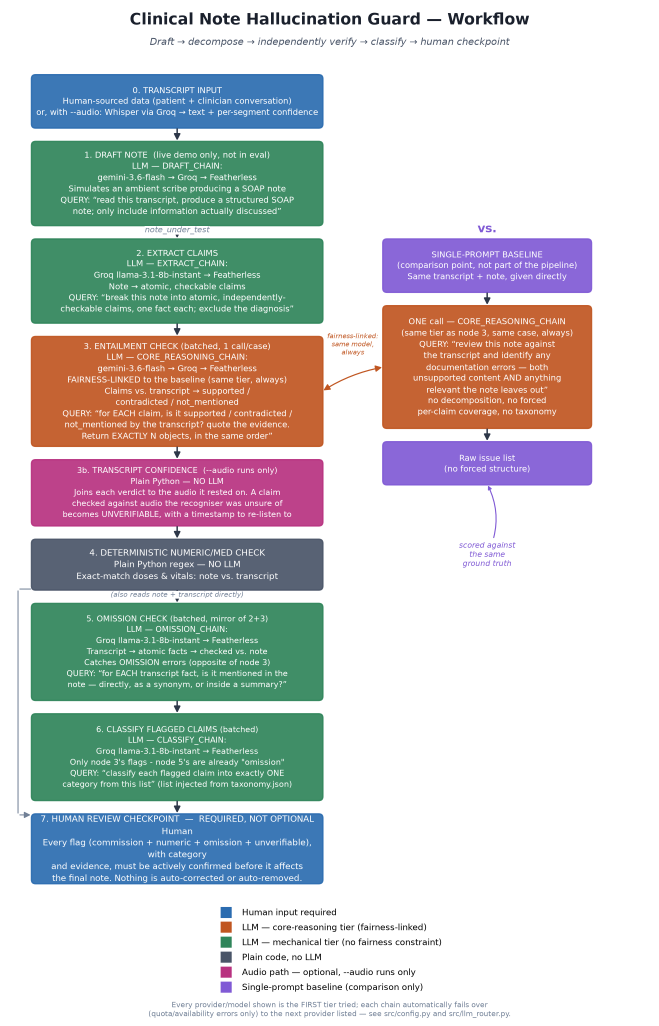
#> input picture docs/workflow_flowchart.png, 1977 x 3076 px (shown at 1/3 size)
$ python -i render_flowchart.py   (imports and definitions only)
#> lines starting #> are read from the running program, lines starting #| are printed output that depends on the picture
"""
Renders docs/workflow_flowchart.html to docs/workflow_flowchart.png - the
workflow diagram used in the project documentation and submission.

The diagram is authored as HTML/CSS and rendered by whichever Chromium-based
browser is already installed, at 2x device scale so the small print (the
verbatim QUERY lines, which show exactly what is asked of each model)
stays crisp at 100% zoom. It replaced a matplotlib
script whose every box coordinate was hand-derived: text there could not
wrap or reflow, so any edit to a node's wording meant re-tuning the geometry
of every box below it.

Dev-time tool, not part of the runtime pipeline. Needs Pillow for the
whitespace trim; the browser is whatever the OS already has.

    python docs/render_flowchart.py
"""
import os
import shutil
import subprocess
import sys
import tempfile

HERE = os.path.dirname(os.path.abspath(__file__))
HTML_PATH = os.path.join(HERE, "workflow_flowchart.html")
OUT_PATH = os.path.join(HERE, "workflow_flowchart.png")

# Rendered viewport, in CSS pixels. WIDTH must match the body width in the
# HTML plus nothing - the body sets its own width, so this only needs to be
# >= it. HEIGHT is deliberately generous; the surplus is trimmed below,
# which is cheaper than a second headless pass just to measure the document.
WIDTH = 1250
HEIGHT = 5200
SCALE = 2

CANDIDATES = [
    r"C:\Program Files\Google\Chrome\Application\chrome.exe",
    r"C:\Program Files (x86)\Google\Chrome\Application\chrome.exe",
    r"C:\Program Files (x86)\Microsoft\Edge\Application\msedge.exe",
    r"C:\Program Files\Microsoft\Edge\Application\msedge.exe",
]


def find_browser():
    for path in CANDIDATES:
        if os.path.exists(path):
            return path
    for name in ("chrome", "chromium", "msedge", "google-chrome"):
        found = shutil.which(name)
        if found:
            return found
    sys.exit("No Chromium-based browser found; edit CANDIDATES in this script.")


def trim(path):
    """Crop the unused tail of the fixed-height viewport.

    Trims against the corner pixel rather than a hardcoded background colour,
    so re-theming the page does not silently turn this into a no-op.
    """
#> called with path = 'workflow_flowchart.png'
    try:
        from PIL import Image, ImageChops
    except ImportError:
        print("Pillow not installed - leaving the render untrimmed.")
        return
    with Image.open(path) as im:
#> im is the input picture: PIL image 1977x3076 RGBA; mean R, G, B, A 202, 204.3, 203.8, 255
        im = im.convert("RGB")
#> im: PIL image 1977x3076 RGB
        bg = Image.new("RGB", im.size, im.getpixel((0, 0)))
#> bg: PIL image 1977x3076 RGB; every value is 255
        bbox = ImageChops.difference(im, bg).getbbox()
#> bbox = (52, 37, 1777, 3054)
        if not bbox:
            return
        pad = 30 * SCALE
        left, upper, right, lower = bbox
#> left = 52; upper = 37; right = 1777; lower = 3054
        cropped = im.crop((
            max(0, left - pad),
            max(0, upper - pad),
            min(im.width, right + pad),
            min(im.height, lower + pad),
        ))
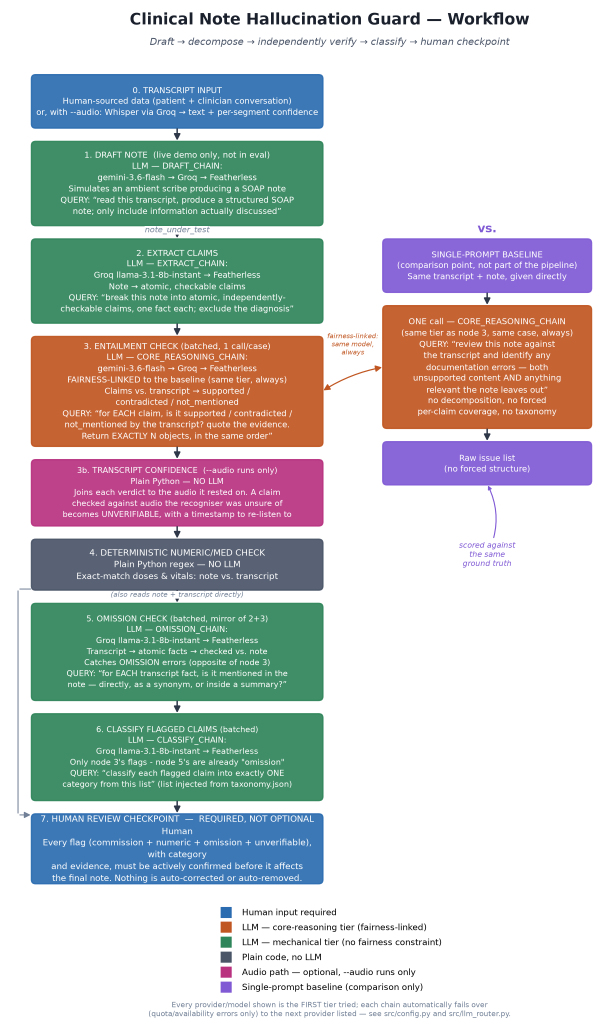
#> cropped: PIL image 1837x3076 RGB (shown at 1/3 size); mean R, G, B 197.9, 200.4, 199.9
        cropped.save(path)
        print(f"Trimmed to {cropped.width}x{cropped.height}")
#| Trimmed to 1837x3076


def main():
    browser = find_browser()
    # Chrome writes the screenshot relative to its own cwd and needs a
    # writable profile dir; give it a scratch one so a running Chrome
    # instance's profile lock doesn't make this fail intermittently.
    with tempfile.TemporaryDirectory() as profile:
        subprocess.run(
            [
                browser,
                "--headless=new",
                "--disable-gpu",
                "--hide-scrollbars",
                "--force-color-profile=srgb",
                f"--user-data-dir={profile}",
                f"--window-size={WIDTH},{HEIGHT}",
                f"--force-device-scale-factor={SCALE}",
                f"--screenshot={OUT_PATH}",
                "file:///" + HTML_PATH.replace("\\", "/"),
            ],
            check=True,
        )
    trim(OUT_PATH)
    print(f"Wrote {OUT_PATH}")


# [2 lines not run here, left out]

>>> result = trim('workflow_flowchart.png')
